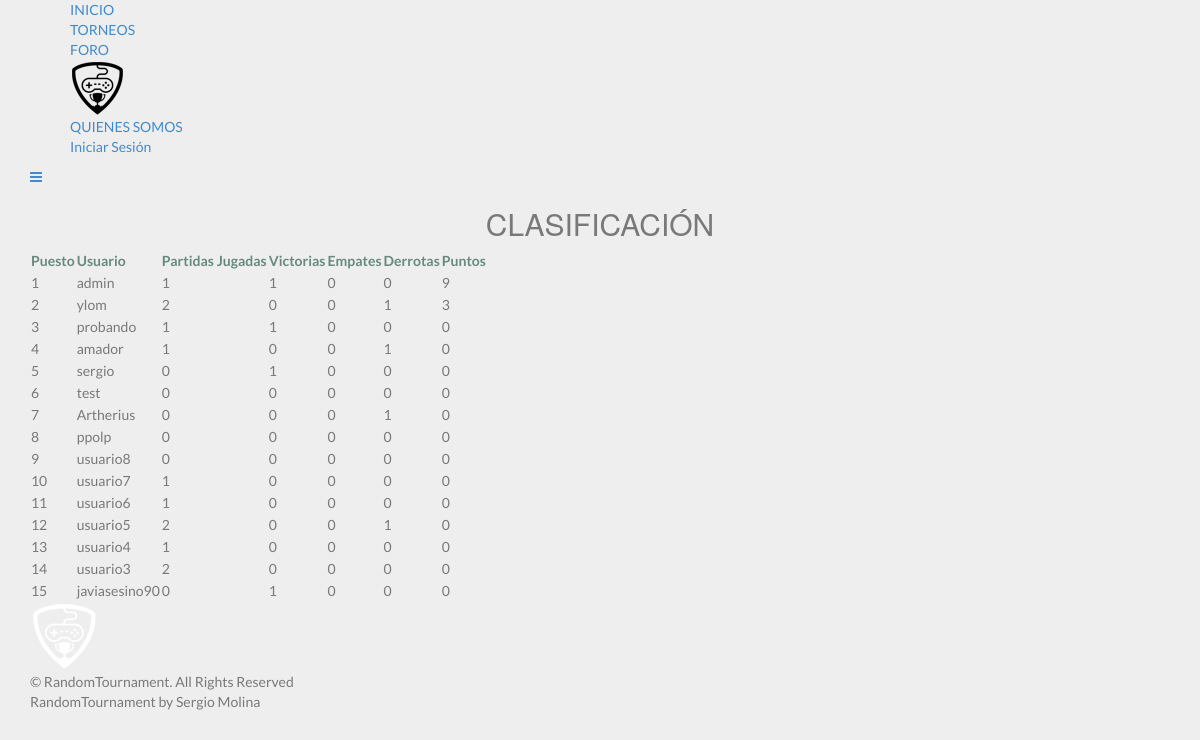
/ranking.php, run on the app's committed database.
### tables this page shows
CREATE TABLE IF NOT EXISTS `usuarios` (
  `id_usuario` int(11) NOT NULL AUTO_INCREMENT,
  `username` varchar(50) NOT NULL,
  `mail` varchar(50) NOT NULL,
  `password` varchar(50) NOT NULL,
  `permiso` varchar(50) NOT NULL DEFAULT '0',
  `puntuacion` int(11) NOT NULL DEFAULT '0',
  `avatar` varchar(50) NOT NULL DEFAULT '0',
  `estado` varchar(50) DEFAULT 'alta',
  PRIMARY KEY (`id_usuario`),
  UNIQUE KEY `username` (`username`),
  UNIQUE KEY `mail` (`mail`)
);

### funciones.php (the view, shortened to what this page needs)
<?php
function conectar(){
    @$conexion = new mysqli(SERVIDOR,USUARIO,CONTRA,BBDD);
    return $conexion;
}
function getDatosUsuario($uname){
    $sql = "SELECT * from usuarios WHERE username LIKE '$uname'";
    $conexion = conectar();
    $res = $conexion->query($sql);
    $datos = $res->fetch_assoc();
    return $datos;
}
function getClasificacion($uname){
    $contador = 0;
    $sql = "SELECT id_usuario,username, puntuacion from usuarios ORDER BY puntuacion DESC";
    $conexion = conectar();
    $res = $conexion->query($sql);
echo "<table id='table_id' class='display'>";
echo "<thead>";
echo "<tr><th>Puesto</th><th>Usuario</th><th>Partidas Jugadas</th><th>Victorias</th><th>Empates</th><th>Derrotas</th><th>Puntos</th></tr>";
echo "</thead>";
echo "<tbody>";
    while($datos = $res->fetch_assoc()){
        $contador++;
        $da = getDatosUsuario($datos['username']);
        if($uname == $datos['username']){
            echo "<tr><td><b>".$contador."</b></td><td><b>".$datos['username']."</b></td><td><b>".contPartidasjugadas($da['id_usuario'])."</b></td>
                <td><b>".contPartidasganadas($da['id_usuario'])."</b></td><td><b>".contPartidasempatadas($da['id_usuario'])."</b></td><td><b>".contPartidasperdidas($da['id_usuario'])."</b></td><td><b>".$datos['puntuacion']."</b></td></tr>";
        }else{
            echo "<tr><td>".$contador."</td><td>".$datos['username']."</td><td>".contPartidasjugadas($da['id_usuario'])."</td>
                <td>".contPartidasganadas($da['id_usuario'])."</td><td>".contPartidasempatadas($da['id_usuario'])."</td><td>".contPartidasperdidas($da['id_usuario'])."</td><td>".$datos['puntuacion']."</td></tr>";
        }
    }
    echo "</tbody></table>";
}
function contPartidasjugadas($id){
    $sql = "SELECT COUNT(*) from partidas WHERE visitante=$id OR local=$id AND estado != 'espera'";
    $conexion = conectar();
    $res = $conexion->query($sql);
    $datos = $res->fetch_assoc();
    return $datos['COUNT(*)'];
}
function contPartidasganadas($id){
    $sql = "SELECT COUNT(*) from partidas WHERE (local = $id AND resultado = 1) OR (visitante = $id AND resultado = 2)";
    $conexion = conectar();
    $res = $conexion->query($sql);
    $local = $res->fetch_assoc();
    return $local['COUNT(*)'];
}
function contPartidasperdidas($id){
    $sql = "SELECT COUNT(*) from partidas WHERE (local = $id AND resultado = 2) OR (visitante = $id AND resultado = 1)";
    $conexion = conectar();
    $res = $conexion->query($sql);
    $local = $res->fetch_assoc();
    return $local['COUNT(*)'];
}
function contPartidasempatadas($id){
    $sql = "SELECT COUNT(*) from partidas WHERE (local=$id AND resultado='X') OR (visitante=$id AND resultado='X')";
    $conexion = conectar();
    $res = $conexion->query($sql);
    $local = $res->fetch_assoc();
    return $local['COUNT(*)'];
}

### data on the page
usuarios: username "admin", id_usuario "1", id_usuario "0", puntuacion "9"
usuarios: username "ylom", id_usuario "2", id_usuario "0", id_usuario "1", puntuacion "3"
usuarios: username "probando", id_usuario "1", id_usuario "0", puntuacion "0"
usuarios: username "amador", id_usuario "1", id_usuario "0", puntuacion "0"
usuarios: username "sergio", id_usuario "0", id_usuario "1", puntuacion "0"
usuarios: username "test", id_usuario "0", puntuacion "0"
usuarios: username "Artherius", id_usuario "0", id_usuario "1", puntuacion "0"
usuarios: username "ppolp", id_usuario "0", puntuacion "0"
usuarios: username "usuario8", id_usuario "0", puntuacion "0"
usuarios: username "usuario7", id_usuario "1", id_usuario "0", puntuacion "0"
usuarios: username "usuario6", id_usuario "1", id_usuario "0", puntuacion "0"
usuarios: username "usuario5", id_usuario "2", id_usuario "0", id_usuario "1", puntuacion "0"
usuarios: username "usuario4", id_usuario "1", id_usuario "0", puntuacion "0"
usuarios: username "usuario3", id_usuario "2", id_usuario "0", puntuacion "0"
usuarios: username "javiasesino90", id_usuario "0", id_usuario "1", puntuacion "0"
